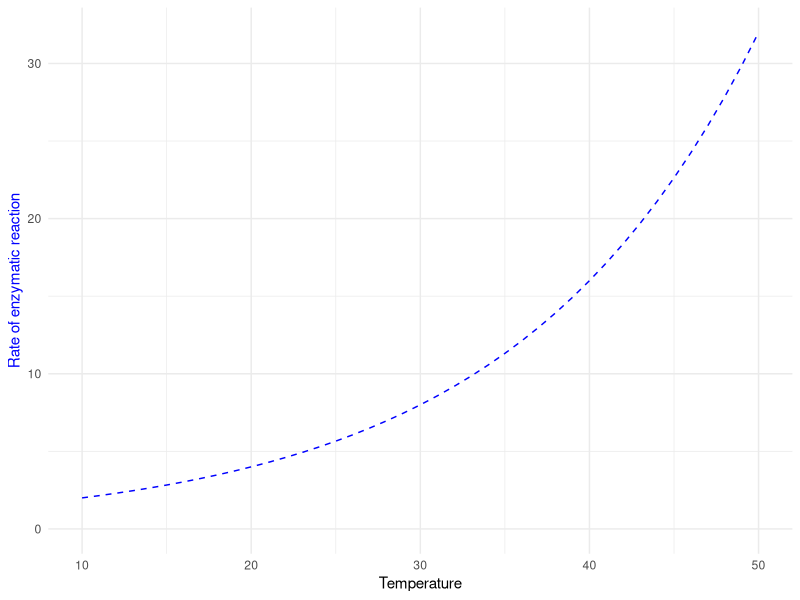
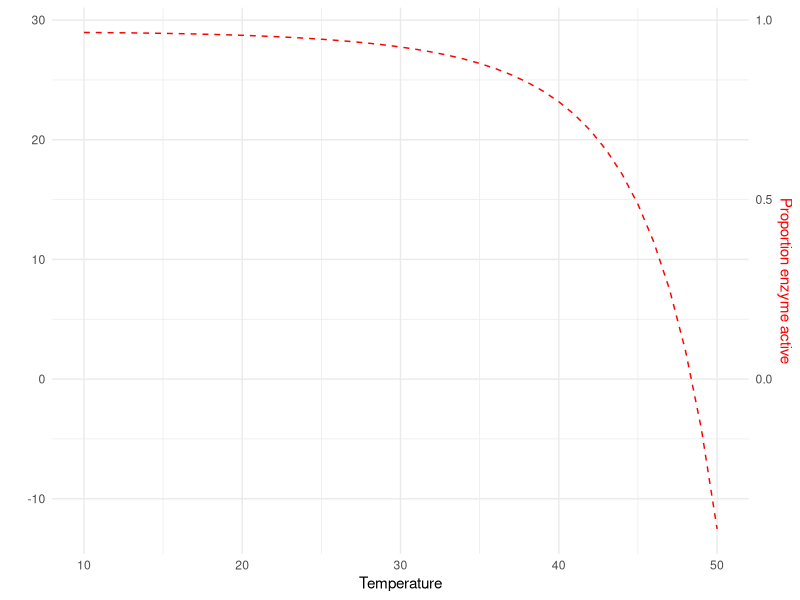
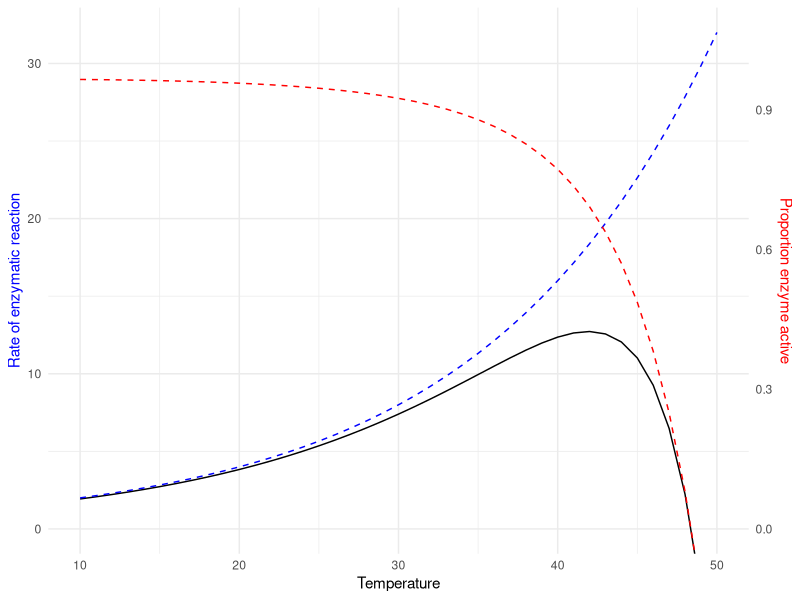

Reproduce these figures in R, in order. (Note: this script raises an error after producing the figures.)
## ---- chunk 1
library(tidyverse)
library(scales) # for prettier axis labels
# library(simecol) # for running model 
theme_set(theme_minimal())
## ---- chunk 2
#| label: fig-rate-enz
#| column: margin
#| fig-alt: "Line graph showing the rate of an enzymatic reaction increases exponentially with increasing temperature."

r <- log(2)/10
df <- tibble(Temperature = 10:50, 
             Reaction = exp(r*Temperature), 
             Stability = (30 - exp(0.00003*Temperature^3))/30, 
             Rate = Reaction*Stability) 

ggplot(df, aes(Temperature, Reaction)) + 
  geom_line(color = "blue", linetype = 2) + 
  scale_y_continuous("Rate of enzymatic reaction") + 
  coord_cartesian(ylim = c(0, max(df$Reaction))) + 
  theme(axis.title.y.left = element_text(color = "blue"), 
        axis.title.y.right = element_text(color = "red"))
## ---- chunk 3
#| label: fig-rate-enzd
#| column: margin
#| fig-alt: "Line graph describing how the proportion of active enzymes starts very high but then declines rapidly above a certain temperature."

ggplot(df, aes(Temperature, Stability*30)) + 
  geom_line(color = "red", linetype = 2) + 
  scale_y_continuous("", sec.axis = sec_axis(~ . /30, name = "Proportion enzyme active")) + 
  theme(axis.title.y.left = element_text(color = "blue"), 
        axis.title.y.right = element_text(color = "red"))
## ---- chunk 4
#| label: fig-rate-enzdr
#| column: margin
#| fig-cap: "Overall rate of enzymatic reaction"
#| fig-alt: "A combination of @fig-rate-enz and @fig-rate-enzd, with a resulting curve showing the effective rate of an enzymatic reaction. It is a hump with a long tail to the cooler side and a steep drop on the warmer side."

ggplot(df, aes(Temperature, Rate)) + 
  geom_line() + 
  geom_line(aes(y=Reaction), color = "blue", linetype = 2) + 
  geom_line(aes(y=Stability*30), color = "red", linetype = 2) + 
 scale_y_continuous("Rate of enzymatic reaction", 
                    sec.axis = sec_axis(~ . /30, 
                                        name = "Proportion enzyme active")) + 
  coord_cartesian(ylim = c(0, max(df$Reaction))) + 
  theme(axis.title.y.left = element_text(color = "blue"), 
        axis.title.y.right = element_text(color = "red")) 
## ---- chunk 5
#| label: fig-eclosion
#| column: margin
#| fig.cap: "Time to eclosion (hatching) for black legged ticks. From Ogden et al. 2004. Journal of Medical Entomology 41:622-633."
#| fig.alt: "A graph showing that with increasing temperature above 10C the time to eclosion drops by half, and then half again."

knitr::include_graphics("DaysEcolosion.png", dpi=500)
## ---- chunk 6
#| label: fig-drive
#| column: margin
#| fig.cap: "Time to drive to the West Side as a function of speed."
#| fig.alt: "A graph that looks similar to @fig-eclosion, but now showing how the time to get to the West Side (y-axis) is cut in half as one double's their speed (x-axis)"

df <- tibble(Speed = 10:100, 
             Time = 300/Speed)
ggplot(df, aes(Speed, Time)) + 
  geom_line() + 
  geom_point(data=df %>% filter(Speed %in% c(60,90,30))) + 
  scale_x_continuous("Speed (miles per hour)", breaks = c(30,60,90)) + 
  scale_y_continuous("Time (hours)", lim = c(0, 30))

